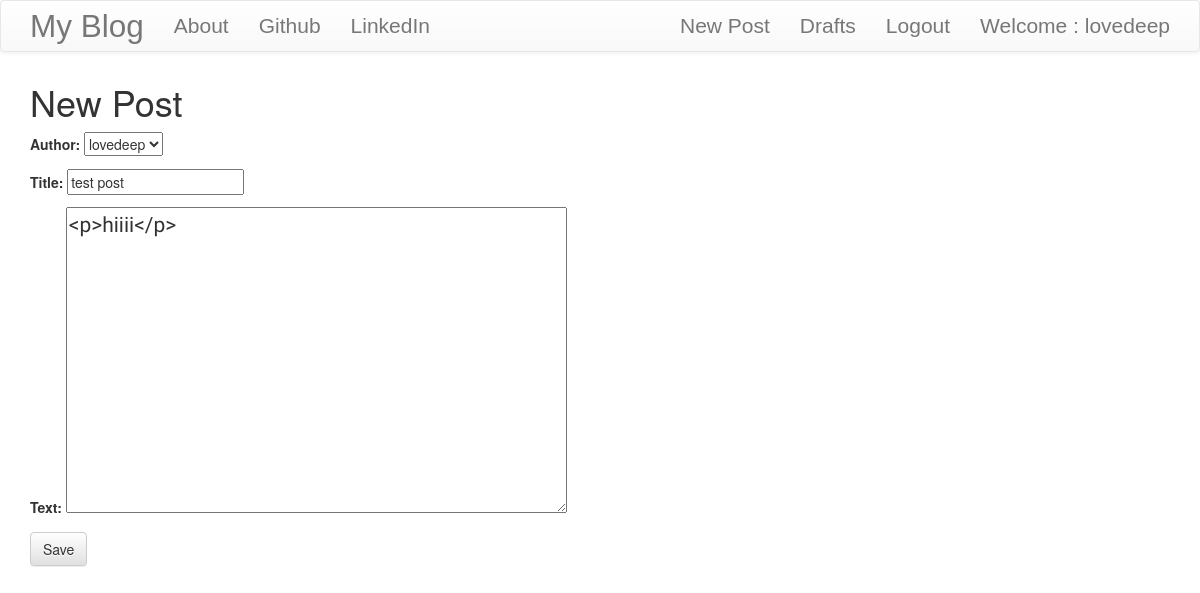
Screenshot of /post/3/edit/ (signed in) with the database file from the repository.
### blog_app/models.py (models this page shows, shortened)
class Post(models.Model):
	author = models.ForeignKey('auth.User',on_delete=models.CASCADE)
	Title = models.CharField(max_length = 200)
	Text = models.TextField()
	created_date = models.DateTimeField(default = timezone.now())
	published_date = models.DateTimeField(blank=True,null=True)

### blog_app/views.py (the view)
# urls.py: url(r'^post/(?P<pk>\d+)/edit/$',views.PostUpdateView.as_view(),name='post_edit'),
class PostUpdateView(LoginRequiredMixin,UpdateView):
	login_url = '/login/'
	redirect_field_name = 'blog_app/post_detail.html'
	form_class = PostForm
	model = Post

### blog_app/forms.py
class PostForm(forms.ModelForm):
	class Meta():
		model = Post
		fields = ('author','Title','Text')
		widgets={
			'Title':forms.TextInput(attrs={'class':'textinputclass'}),
			'Text': forms.Textarea(attrs={'class':'editable medium-editor-textarea postcontent'})
		}

### blog_app/templates/blog_app/post_form.html (shortened to what this page needs)
{% extends "blog_app/base.html" %}
{% block body_block %}
	<h1>New Post</h1>
	<form class="post-form" method="POST">
		{{ form.as_p }}
		<button type="submit" class="save btn btn-default" >Save</button>
	</form>
{% endblock %}

### blog_app/templates/blog_app/base.html (shortened to what this page needs)
<!DOCTYPE html>
{% load staticfiles %}
<html>
<head>
    <link rel="stylesheet" href="https://maxcdn.bootstrapcdn.com/bootstrap/3.3.7/css/bootstrap.min.css">
	<link rel="stylesheet" href="https://maxcdn.bootstrapcdn.com/bootstrap/3.3.7/css/bootstrap-theme.min.css">
	<link rel="stylesheet" href="//cdn.jsdelivr.net/npm/medium-editor@latest/dist/css/medium-editor.min.css" type="text/css" media="screen" charset="utf-8">
	<link rel="stylesheet" type="text/css" href="{% static 'css/blog.css' %}">
</head>
<body class="loader">
	<nav class="navbar navbar-default techfont custom-navbar">
	<div class = "container">
		<ul class="nav navbar-nav">
			<li><a class="navbar-brand bigbrand" href="{% url 'post_list' %}">My Blog</a></li>
			<li><a href="{% url 'about' %}">About</a></li>
			<li><a href="https://www.github.com">Github</a></li>
			<li><a href="https://www.linkedin.com">LinkedIn</a></li>
		</ul>
		<ul class="nav navbar-nav navbar-right">
		{% if user.is_authenticated %}
			<li><a href="{% url 'post_new' %}">New Post</a></li>
			<li><a href="{% url 'post_draft_list' %}">Drafts</a></li>
			<li><a href="{% url 'logout' %}">Logout</a></li>
			<li><a>Welcome : {{user.username}}</a></li>
			{% else %}
			<li><a class="nav navbar-right" href="{% url 'login' %}"><span class="glyphicon glyphicon-user"></span></a></li>
		{% endif %}
		</ul>
	</div>
	</nav>
	<div class="content container">
		<div class="row">
			<div class="col-md-8">
				<div class="blog_posts">
					{% block body_block %}
					{% endblock %}
				</div>
			</div>
		</div>
	</div>
</body>
</html>

### blog_app/static/css/blog.css (style rules this page uses)
.techfont { font-family: Russo-one,sans-serif; font-size :1.5em; margin-bottom: 10px; }
.bigbrand { font-size:1.5em; }
.loader { filter:hue-rotate(0deg); color:linear-gradient(45deg,#0f8,#08f); animation:hue 10000ms infinite linear; }
.postcontent { font-family: 'Montez'; font-size:1.5em; }

### rows the page displays
Post: author "lovedeep", Title "test post", Text "<p>hiiii</p>"

### other values shown
{{ user.username }} "lovedeep"
